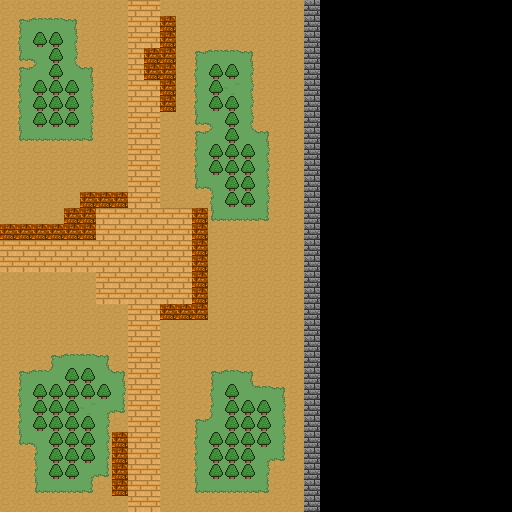

The image is a tile-based game level rendered from a .tmx file. Its description and complete source (layers, tilesets, objects, tile grids) follow:
An orthogonal 32x32 tile map with 16x16 px tiles, 1 tile layer (Tile Layer 1).

<map version="1.10" tiledversion="1.11.2" orientation="orthogonal" renderorder="right-down" width="32" height="32" tilewidth="16" tileheight="16" infinite="0" nextlayerid="2" nextobjectid="1">
 <tileset firstgid="1" source="tileset.tsx" />
 <layer id="1" name="Tile Layer 1" width="32" height="32">
  <data encoding="csv">
6,6,6,6,6,6,6,6,2,2,6,6,6,6,6,6,6,6,6,21,0,0,0,0,0,0,0,0,0,0,0,0,
6,7,8,8,9,6,6,6,2,2,36,6,6,6,6,6,6,6,6,21,0,0,0,0,0,0,0,0,0,0,0,0,
6,10,20,20,11,6,6,6,2,2,36,6,6,6,6,6,6,6,6,21,0,0,0,0,0,0,0,0,0,0,0,0,
6,12,16,20,11,6,6,6,2,36,36,6,7,8,8,9,6,6,6,21,0,0,0,0,0,0,0,0,0,0,0,0,
6,7,18,20,17,9,6,6,2,36,36,6,10,20,20,11,6,6,6,21,0,0,0,0,0,0,0,0,0,0,0,0,
6,10,20,20,20,11,6,6,2,2,36,6,10,20,4,11,6,6,6,21,0,0,0,0,0,0,0,0,0,0,0,0,
6,10,20,20,20,11,6,6,2,2,36,6,10,20,20,11,6,6,6,21,0,0,0,0,0,0,0,0,0,0,0,0,
6,10,20,20,20,11,6,6,2,2,6,6,12,16,20,11,6,6,6,21,0,0,0,0,0,0,0,0,0,0,0,0,
6,12,13,13,13,14,6,6,2,2,6,6,7,18,20,17,9,6,6,21,0,0,0,0,0,0,0,0,0,0,0,0,
6,6,6,6,6,6,6,6,2,2,6,6,10,20,20,20,11,6,6,21,0,0,0,0,0,0,0,0,0,0,0,0,
6,6,6,6,6,6,6,6,2,2,6,6,10,20,20,20,11,6,6,21,0,0,0,0,0,0,0,0,0,0,0,0,
6,6,6,6,6,6,6,6,2,2,6,6,12,16,20,20,11,6,6,21,0,0,0,0,0,0,0,0,0,0,0,0,
6,6,6,6,6,36,36,36,2,2,6,6,6,10,20,20,11,6,6,21,0,0,0,0,0,0,0,0,0,0,0,0,
6,6,6,6,36,36,2,2,2,2,2,2,36,12,13,13,14,6,6,21,0,0,0,0,0,0,0,0,0,0,0,0,
36,36,36,36,36,36,2,2,2,2,2,2,36,6,6,6,6,6,6,21,0,0,0,0,0,0,0,0,0,0,0,0,
2,2,2,2,2,2,2,2,2,2,2,2,36,6,6,6,6,6,6,21,0,0,0,0,0,0,0,0,0,0,0,0,
2,2,2,2,2,2,2,2,2,2,2,2,36,6,6,6,6,6,6,21,0,0,0,0,0,0,0,0,0,0,0,0,
6,6,6,6,6,6,2,2,2,2,2,2,36,6,6,6,6,6,6,21,0,0,0,0,0,0,0,0,0,0,0,0,
6,6,6,6,6,6,2,2,2,2,2,2,36,6,6,6,6,6,6,21,0,0,0,0,0,0,0,0,0,0,0,0,
6,6,6,6,6,6,6,6,2,2,36,36,36,6,6,6,6,6,6,21,0,0,0,0,0,0,0,0,0,0,0,0,
6,6,6,6,6,6,6,6,2,2,6,6,6,6,6,6,6,6,6,21,0,0,0,0,0,0,0,0,0,0,0,0,
6,6,6,6,6,6,6,6,2,2,6,6,6,6,6,6,6,6,6,21,0,0,0,0,0,0,0,0,0,0,0,0,
6,6,6,7,8,8,9,6,2,2,6,6,6,6,6,6,6,6,6,21,0,0,0,0,0,0,0,0,0,0,0,0,
6,7,8,18,20,20,17,9,2,2,6,6,6,7,8,9,6,6,6,21,0,0,0,0,0,0,0,0,0,0,0,0,
6,10,20,20,20,20,20,11,2,2,6,6,6,10,20,17,8,9,6,21,0,0,0,0,0,0,0,0,0,0,0,0,
6,10,20,20,20,4,15,14,2,2,6,6,6,10,20,20,20,11,6,21,0,0,0,0,0,0,0,0,0,0,0,0,
6,10,20,20,20,20,11,6,2,2,6,6,7,18,20,20,20,11,6,21,0,0,0,0,0,0,0,0,0,0,0,0,
6,12,16,20,20,20,11,36,2,2,6,6,10,20,20,20,20,11,6,21,0,0,0,0,0,0,0,0,0,0,0,0,
6,6,10,20,20,20,11,36,2,2,6,6,10,20,20,20,15,14,6,21,0,0,0,0,0,0,0,0,0,0,0,0,
6,6,10,20,20,15,14,36,2,2,6,6,10,20,20,20,11,6,6,21,0,0,0,0,0,0,0,0,0,0,0,0,
6,6,12,13,13,14,6,36,2,2,6,6,12,13,13,13,14,6,6,21,0,0,0,0,0,0,0,0,0,0,0,0,
6,6,6,6,6,6,6,6,2,2,6,6,6,6,6,6,6,6,6,21,0,0,0,0,0,0,0,0,0,0,0,0
</data>
 </layer>
</map>
